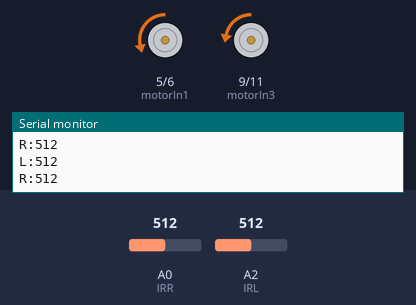
A sketch run on a simulated Arduino Uno, built with avr-gcc and run on an emulated ATmega328P. Shown: motor-driver pin pairs drawn as motors (green arrow = first pin HIGH = forward, orange = second pin HIGH = backward, longer = more drive), the last lines printed to the serial monitor. Inputs (shaded band) come from the test bench; at power-on: A2 (IRL) = 512, A0 (IRR) = 512.

Above: at 1.8 s.
1.9 s: A2 (IRL) set to 682
5.4 s: A2 (IRL) set to 707
At 6.7 s:
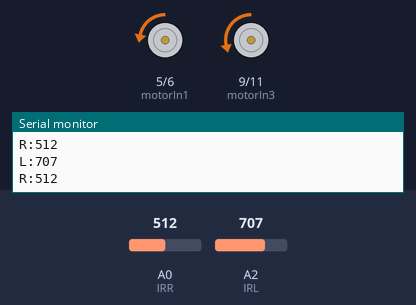
7.5 s: A0 (IRR) set to 687
9.0 s: A0 (IRR) set to 718
At 9.7 s:
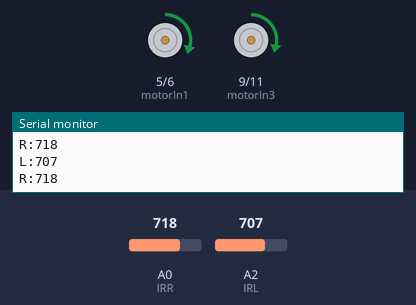
Timing chart, 0 to 11.5 s (numbered marks = the images above; inputs shaded):
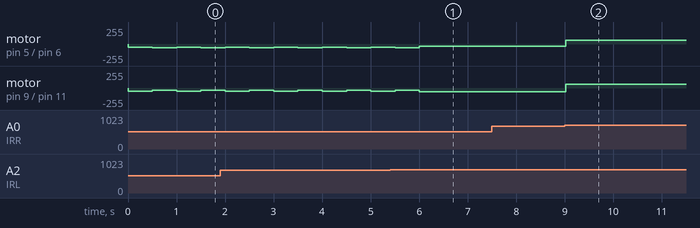

The sketch:

SelfCar_0516320.ino
```cpp
const int motorIn1 = 5;
const int motorIn2 = 6;
const int motorIn3 = 9;
const int motorIn4 = 11;
const int IRL = A2;
const int IRR = A0;
int ld, rd,k=1;

void setup()
{
  Serial.begin(9600);
  pinMode(IRL, INPUT);
  pinMode(IRR, INPUT);
  pinMode(motorIn1, OUTPUT);
  pinMode(motorIn2, OUTPUT);
  pinMode(motorIn3, OUTPUT);
  pinMode(motorIn4, OUTPUT);
}

void loop()
{
  ld = analogRead(IRL);
  rd = analogRead(IRR);
  selfTest();

  if ((rd >= 700) && (ld >= 700))
  {
    forward();
    //delay(50);
  }
  else if ((rd <= 700) && (ld >= 700))
  {
    turnleft();
    k=1;
    //delay(100);
  }
  else if ((rd >= 700) && (ld <= 700))
  {
    k=0;
    turnright();

    //delay(100);
  }
  else if((rd <= 700) && (ld <= 700))
  {   backward();
      delay(500);
      if(k==1)turnright();
      else if (k==0)turnleft();
      delay(500);
      //delay(100);
  }
  else{}

}


void selfTest()
{
  Serial.print("L:");
  Serial.println(ld);
  Serial.print("R:");
  Serial.println(rd) ;

}

void forward(void)
{ analogWrite(motorIn1, 58);
  analogWrite(motorIn2, 0);
  analogWrite(motorIn3, 55);
  analogWrite(motorIn4, 0);
}

void backward(void)
{ analogWrite(motorIn1, 0);
  analogWrite(motorIn2, 45);
  analogWrite(motorIn3, 0);
  analogWrite(motorIn4, 45  );
}

void turnright(void)//decelares the turnright() void
{ analogWrite(motorIn1, 0);
  analogWrite(motorIn2, 55);
  analogWrite(motorIn3, 0);
  analogWrite(motorIn4, 30);
}

void turnleft(void)//decelares the turnleft() void
{ analogWrite(motorIn1, 0);
  analogWrite(motorIn2, 30);
  analogWrite(motorIn3, 0);
  analogWrite(motorIn4, 55);
}
```

Measured:
- the behaviour switches between 699 and 700 on A2 (IRL) (found by bisection; images 0 and 1)
- the behaviour switches between 699 and 700 on A0 (IRR) (found by bisection; images 1 and 2)
- after the input at 9.0 s, motor on pin 5 (motorIn1) / pin 6 (motorIn2): backward 30/255 → forward 58/255 at once; motor on pin 9 (motorIn3) / pin 11 (motorIn4): backward 55/255 → forward 55/255 at once
- by itself, motor on pin 5 (motorIn1) / pin 6 (motorIn2): alternates backward 55/255 for 0.50 s and backward 45/255 for 0.50 s
- by itself, motor on pin 9 (motorIn3) / pin 11 (motorIn4): alternates backward 45/255 for 0.50 s and backward 30/255 for 0.50 s
